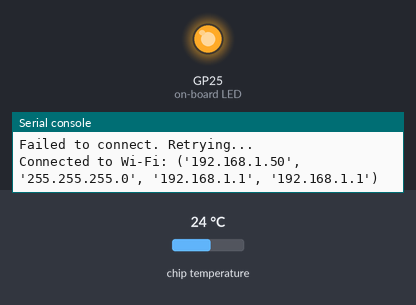
The program below on a simulated Raspberry Pi Pico running MicroPython. On the bench: output pins drawn as LEDs (lit = HIGH), the last lines printed to the serial console. The inputs (shaded band) are chosen by the test bench; at power-on: chip temperature 24 °C. WiFi joins after 1.5 s; requests to the public web service named in the program get a made-up reply in its usual format after 0.4 s (London, UTC, broken clouds, 64 % humidity, 1013 hPa unless stated); library files of the repository ran but are not shown: secrets.py.

Above: at 2.1 s.
At 7.5 s:
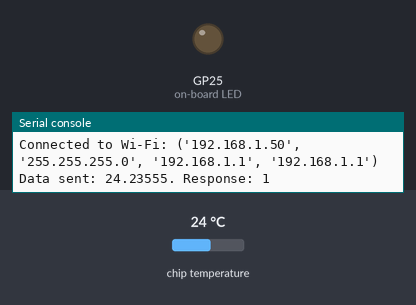
Timing chart, 0 to 9.0 s (numbered marks = the images above):
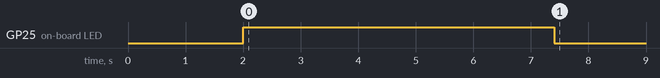

Measured:
- by itself, GP25 (on-board LED): LOW → HIGH at 2.0 s, → LOW 5.4 s later

The program:

main.py
```python
import utime
import random
import secrets  # Contains Wi-Fi credentials & ThingSpeak API key
from utils import connect_wifi, upload_to_thingspeak
from metrics import read_temperature
from picozero import pico_led

# Ensure Wi-Fi is connected before running
connect_wifi(secrets.SSID, secrets.PASSWORD)

# Loop to send data every 180 seconds
while True:
    pico_led.on()
    sensor_value = read_temperature()
    upload_to_thingspeak(secrets.THINGSPEAK_API_WRITE, sensor_value)

    # This is just a visual queue to know when the sensor has given a value
    utime.sleep(5)
    pico_led.off()
    utime.sleep(175)
```

utils.py
```python
import network
import utime
import urequests

# Initialize Wi-Fi
wlan = network.WLAN(network.STA_IF)

# Function to connect to Wi-Fi
def connect_wifi(ssid, password):
    if not wlan.isconnected():
        print("Connecting to Wi-Fi...")
        wlan.active(True)
        wlan.connect(ssid, password)

        if wlan.isconnected():
            print("Connected to Wi-Fi:", wlan.ifconfig())
        else:
            print("Failed to connect. Retrying...")
            utime.sleep(1)
            connect_wifi(ssid, password)  # Recursive retry
    else:
        print("Connected to Wi-Fi:", wlan.ifconfig())

# Function to upload data to ThingSpeak
def upload_to_thingspeak(api_key, value):
    if not wlan.isconnected():
        print("Wi-Fi lost! Reconnecting...")
        connect_wifi()

    try:
        url = f"https://api.thingspeak.com/update?api_key={api_key}&field1={value}"
        response = urequests.get(url)
        print(f"Data sent: {value}. Response: {response.text}")
        response.close()
    except Exception as e:
        print("Error sending data:", e)
        utime.sleep(10)  # Wait before retrying
        upload_to_thingspeak(api_key, value)  # Retry sending
```

metrics.py
```python
import machine

# Reading the internal diode in our Raspberry Pi Pico W
adc = machine.ADC(4)

def read_temperature():
    adc_value = adc.read_u16()
    volt = (3.3/65535) * adc_value
    temperature = 27 - (volt - 0.706)/0.001721
    return temperature
```
